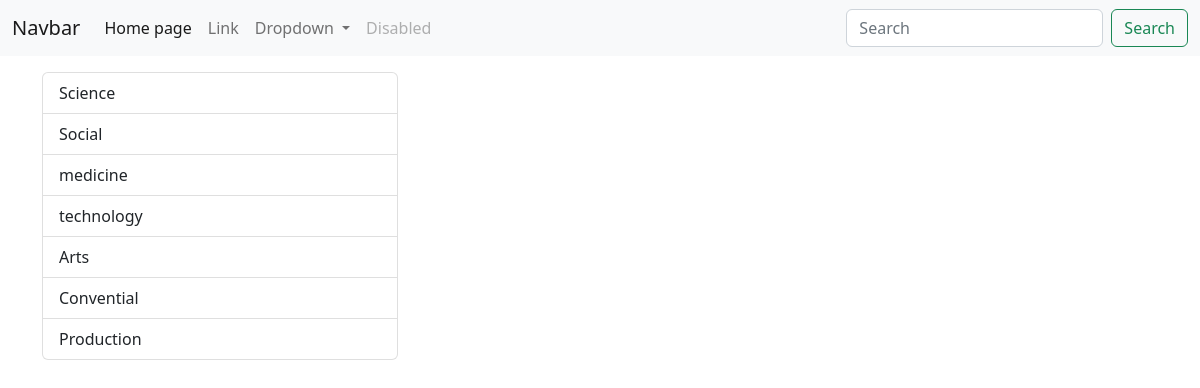
Page /category/1/ on the committed database.
### jobpost/models.py (models this page shows, shortened)
class Category(models.Model):
    title = models.CharField(max_length = 150, db_index = True)

### jobpost/views.py (the view)
# urls.py: path('category/<int:category_id>/', job_category, name='job-category'),
def job_category(request,category_id):
    jobposts = JobPost.objects.filter(category_id=category_id)
    categories = Category.objects.all()
    category = Category.objects.get(pk=category_id)
    return render(request,'jobpost/category.html',{'jobposts':jobposts,'categories':categories, 'category':category})

### jobpost/templates/jobpost/category.html (shortened to what this page needs)
<!doctype html>
<html lang="en">
  <head>
    <link href="https://cdn.jsdelivr.net/npm/bootstrap@5.2.2/dist/css/bootstrap.min.css" rel="stylesheet">
  </head>
  <body>
    <nav class="navbar navbar-expand-lg bg-light">
        <div class="container-fluid">
          <a class="navbar-brand" href="#">Navbar</a>
          <div class="collapse navbar-collapse" id="navbarSupportedContent">
            <ul class="navbar-nav me-auto mb-2 mb-lg-0">
              <li class="nav-item">
                <a class="nav-link active" aria-current="page" href="/">Home page</a>
              </li>
              <li class="nav-item">
                <a class="nav-link" href="#">Link</a>
              </li>
              <li class="nav-item dropdown">
                <a class="nav-link dropdown-toggle" href="#" role="button" data-bs-toggle="dropdown" aria-expanded="false">
                  Dropdown
                </a>
              </li>
              <li class="nav-item">
                <a class="nav-link disabled">Disabled</a>
              </li>
            </ul>
            <form class="d-flex" role="search">
              <input class="form-control me-2" type="search" placeholder="Search" aria-label="Search">
              <button class="btn btn-outline-success" type="submit">Search</button>
            </form>
          </div>
        </div>
      </nav>
      <div class = 'container mt-3'>
        <div class = "row">
            <div class = 'col-md-4'>
                <div class="list-group">
                {%  for item in categories  %}
                    <a href="{% url 'job-category' item.pk  %}" class="list-group-item list-group-item-action" aria-current="true">
                      {{item.title}}
                    </a>
                {%  endfor  %}
                </div>
            </div>
            <div class = "col-md-8">
            </div>
        </div>
      </div>
  </body>
</html>

### rows in the picture
Category: title "Science"
Category: title "Social"
Category: title "medicine"
Category: title "technology"
Category: title "Arts"
Category: title "Convential"
Category: title "Production"
